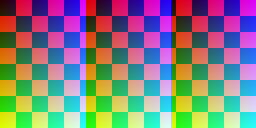
#> input picture desktop/tests/fixtures/panorama.png, 256 x 128 px
$ python pano_to_views.py --input ../../desktop/tests/fixtures/panorama.png --output out.png
#> lines starting #> are read from the running program, lines starting #| are printed output that depends on the picture
### app/pipeline/view_suggestions.py
"""Explainable view settings from source metadata and successful local runs."""

from app.paths import ROOT, WORKSPACE

from copy import deepcopy
from functools import lru_cache
import hashlib
import math
import json
import uuid
from pathlib import Path

import cv2

from app.pipeline.sampling_policy import recommended_sample_every


IMAGE_SUFFIXES = {".jpg", ".jpeg", ".png", ".webp"}
PROFILE_CACHE = WORKSPACE / 'web_data' / 'source_profiles'
PRESETS = {
    "preview": {"resolution": 640, "video_resolution": 960, "gap": .30, "overlap": .30},
    "high": {"resolution": 1024, "video_resolution": 1536, "gap": .20, "overlap": .50},
    "ultra": {"resolution": 1536, "video_resolution": 2048, "gap": .15, "overlap": .50},
}


# [6 lines left out: function positive_number, not called in this run]


def probe_source(source: Path):
    stat = source.stat()
    return deepcopy(_probe_cached(str(source.resolve()), stat.st_size, stat.st_mtime_ns))
#> in _probe_cached, decoded is the input picture: shape (128, 256, 3); mean B, G, R 127.5, 127, 130


@lru_cache(maxsize=128)
def _probe_cached(filename, size, modified_ns):
    source = Path(filename)
    if source.suffix.lower() in {".insv", ".insp"}:
        raise ValueError("กรุณา Export ไฟล์ดิบเป็น 360 MP4 ด้วย Insta360 Studio ก่อน")
    cache_key = hashlib.sha256(repr(('v1', filename, size, modified_ns)).encode()).hexdigest()
    cache_file = PROFILE_CACHE / (cache_key + '.json')
    try:
        cached = json.loads(cache_file.read_text(encoding='utf8'))
        if (cached.get('name') == source.name and cached.get('file_size') == size
                and cached.get('modified_ns') == modified_ns and cached.get('width', 0) > 0
                and cached.get('height', 0) > 0 and cached.get('fingerprint')):
            return cached
    except (OSError, ValueError, TypeError, AttributeError):
        pass
    image = source.suffix.lower() in IMAGE_SUFFIXES
    fps, frame_count = None, 1 if image else None
    if image:
        decoded = cv2.imread(str(source), cv2.IMREAD_COLOR)
        if decoded is None:
            raise ValueError("อ่านภาพต้นฉบับไม่ได้")
        height, width = decoded.shape[:2]
    else:
        capture = cv2.VideoCapture(str(source))
        try:
            if not capture.isOpened():
                raise ValueError("อ่านวิดีโอต้นฉบับไม่ได้")
            fps = positive_number(capture.get(cv2.CAP_PROP_FPS))
            count = positive_number(capture.get(cv2.CAP_PROP_FRAME_COUNT))
            frame_count = int(count) if count else None
            # Decode one frame to confirm dimensions rather than trusting headers.
            ok, decoded = capture.read()
            if not ok or decoded is None:
                raise ValueError("ไม่พบเฟรมที่อ่านได้ในวิดีโอ")
            height, width = decoded.shape[:2]
        finally:
            capture.release()
    fingerprint = hashlib.sha256(str(size).encode())
    with source.open("rb") as handle:
        fingerprint.update(handle.read(65536))
        if size > 65536:
            handle.seek(max(65536, size - 65536))
            fingerprint.update(handle.read(65536))
    panorama = abs(width / height - 2.0) < .08
    profile = {
        "name": source.name, "kind": "image" if image else "video",
        "width": width, "height": height, "fps": fps, "frame_count": frame_count,
        "duration_seconds": frame_count / fps if not image and frame_count and fps else None,
        "aspect_ratio": round(width / height, 5),
        "detected_projection": "panorama" if panorama else "walkthrough",
        "fingerprint": fingerprint.hexdigest(), "file_size": size,
        "modified_ns": modified_ns,
    }
    temporary = PROFILE_CACHE / (uuid.uuid4().hex + '.tmp')
    try:
        PROFILE_CACHE.mkdir(parents=True, exist_ok=True)
        temporary.write_text(json.dumps(profile), encoding='utf8')
        temporary.replace(cache_file)
    except OSError:
        pass  # Metadata discovery still works on a read-only installation.
    finally:
        temporary.unlink(missing_ok=True)
    return profile


# [119 lines left out: functions view_estimate, suggest_view_settings, not called in this run]

### app/pipeline/capture_preview.py
"""Exact clip/sampling plan and bounded, on-demand source image previews."""

from app.paths import ROOT
from app.runtime.python_command import module_command
from functools import lru_cache
from pathlib import Path
import math
import threading
import json
import os
import struct
import subprocess
import sys

import cv2
import numpy as np

from app.pipeline.pano_to_views import panorama_angles, project_frame

DECODERS = threading.BoundedSemaphore(1)


class PreviewBusy(RuntimeError):
    pass


# [20 lines left out: functions preview_worker, _preview_profile, not called in this run]


def preview_profile(source):
    stat = source.stat()
    return _preview_profile(str(source.resolve()), stat.st_size, stat.st_mtime_ns)


def sampling_plan(profile, settings):
    start = float(settings.get('start_seconds', 0) or 0)
    end = float(settings.get('end_seconds', 0) or 0)
    if not math.isfinite(start) or not math.isfinite(end) or start < 0 or end < 0:
        raise ValueError('เวลาเริ่มและเวลาจบต้องเป็นตัวเลขตั้งแต่ 0 ขึ้นไป')
    video = profile['kind'] == 'video'
    fps, count = profile.get('fps'), profile.get('frame_count')
    duration = profile.get('duration_seconds')
    if (start or end) and (not video or not fps or not count):
        raise ValueError('เลือกช่วงเวลาได้เฉพาะวิดีโอที่อ่าน FPS และจำนวนเฟรมได้')
    if end and (end <= start or (duration and end > duration + 1e-6)):
        raise ValueError('เวลาจบต้องมากกว่าเวลาเริ่มและไม่เกินความยาววิดีโอ')
    if duration and start >= duration:
        raise ValueError('เวลาเริ่มต้องอยู่ภายในวิดีโอ')
    start_frame = math.ceil(start * fps - 1e-8) if video and fps else 0
    end_frame = min(count, math.ceil(end * fps - 1e-8)) if end else count
    if end_frame is not None and start_frame >= end_frame:
        raise ValueError('ช่วงที่เลือกไม่มีเฟรม กรุณาขยายช่วงเวลา')
    requested = max(1, int(settings.get('sample_every', 1)))
    interval = min(requested, max(1, int(fps * .3))) if video and fps and settings.get('sampling_guard','auto') != 'manual' else requested
    positions = math.ceil((end_frame - start_frame) / interval) if end_frame is not None else None
    panorama = settings.get('projection', 'auto') == 'panorama' or (
        settings.get('projection', 'auto') == 'auto' and profile['detected_projection'] == 'panorama')
    if panorama and abs(profile['aspect_ratio'] - 2) >= .08:
        raise ValueError('ภาพนี้ไม่ใช่ 360 แบบ 2:1 กรุณาใช้ไฟล์ Export แบบ 360 Video')
    directions = panorama_angles(int(settings.get('views', 8)), settings.get('quality', 'high')) if panorama else [(0., 0.)]
    return {'start_frame': start_frame, 'end_frame': end_frame,
            'effective_sample_every': interval, 'requested_sample_every': requested,
            'start_seconds': start_frame / fps if video and fps else 0,
            'end_seconds': end_frame / fps if video and fps and end_frame is not None else None,
            'sample_gap_seconds': interval / fps if video and fps else None,
            'positions': positions, 'views_per_frame': len(directions),
            'total_views': positions * len(directions) if positions else None,
            'panorama': panorama,
            'directions': [{'yaw': yaw, 'pitch': pitch} for yaw, pitch in directions]}


# [49 lines left out: functions five_second_settings, decoded_frame, preview_jpeg, not called in this run]

### app/pipeline/pano_to_views.py
#!/usr/bin/env python3
"""Convert an equirectangular 360 image/video into perspective views."""

from __future__ import annotations

import argparse
import json
import math
from pathlib import Path

import cv2
import numpy as np


# [69 lines left out: functions perspective_map, frames_from_input, project_frame, not called in this run]


def panorama_angles(views: int, quality: str):
    angles = [(float(yaw), 0.0) for yaw in np.linspace(0, 360, views, endpoint=False)]
    if quality in {"high", "ultra"}:
        vertical_views = max(4, int(math.ceil(views / 2)))
        for pitch in (-55.0, 55.0):
            angles.extend(
                (float(yaw), pitch)
                for yaw in np.linspace(0, 360, vertical_views, endpoint=False)
            )
    return angles


# [58 lines left out: function main, not called in this run]
    args.output.mkdir(parents=True, exist_ok=True)

    first = True
    frames = []
    source_mode = None
    for frame_index, pano in frames_from_input(args.input, plan['effective_sample_every'],
                                              plan['start_frame'], plan['end_frame']):
        is_panorama = args.projection == 'panorama' or (
            args.projection == 'auto' and abs(pano.shape[1] / pano.shape[0] - 2.0) < 0.08
        )
        source_mode = 'panorama' if is_panorama else 'walkthrough_video'
        if first:
            map_x, map_y, focal = perspective_map(args.width, args.height, args.fov, 0, 0)
            first = False
        angles = panorama_angles(args.views, args.quality) if is_panorama else [(0.0, 0.0)]
        for view_index, (yaw, pitch) in enumerate(angles):
            view = project_frame(pano, args.width, args.height, args.fov, yaw, pitch, is_panorama)
            name = f'frame_{frame_index:06d}_view_{view_index:02d}.jpg'
            if not cv2.imwrite(str(args.output / name), view, [cv2.IMWRITE_JPEG_QUALITY, 92]):
                raise RuntimeError(f'Cannot write generated view: {name}')
            frames.append({'file_path': name, 'transform_matrix': np.eye(4).tolist(),
                           'yaw_deg': yaw, 'pitch_deg': pitch, 'frame_index': frame_index})

    if not frames:
        raise ValueError('No readable frames in the selected clip')
    meta = {'camera_model': 'PINHOLE', 'fl_x': focal, 'fl_y': focal,
            'cx': (args.width - 1) / 2, 'cy': (args.height - 1) / 2,
            'w': args.width, 'h': args.height, 'frames': frames,
            'source_mode': source_mode,
            'source_name': args.input.name, 'capture_plan': plan,
            'settings': {'width': args.width, 'height': args.height, 'fov': args.fov,
                         'views': args.views, 'quality': args.quality, 'projection': args.projection,
                         'sample_every': plan['effective_sample_every'],
                         'requested_sample_every': args.sample_every,
                         'start_seconds': args.start_seconds, 'end_seconds': args.end_seconds},
            'warning': 'Placeholder poses: use COLMAP/SLAM poses for real 3D reconstruction.'}
    (args.output / 'transforms.json').write_text(json.dumps(meta, indent=2), encoding='utf-8')
    print(f'Wrote {len(frames)} perspective views to {args.output}')
    print(f'Wrote {args.output / "transforms.json"}')


if __name__ == '__main__':
    main()
#> in main, `is_panorama = args.projection == 'panorama' or ( args.projection == 'a..`: is_panorama = True
#> in main, `source_mode = 'panorama' if is_panorama else 'walkthrough_video'`: source_mode = 'panorama'
#> in main, `angles = panorama_angles(args.views, args.quality) if is_panorama else..`: angles = [(0, 0), (45, 0), (90, 0), (135, 0), (180, 0), (225, 0), (270, 0), (315, 0), (0, -55), (90, -55), (180, -55), (270, -55), (0, 55), (90, 55), (180, 55), (270, 55)]
#> the loop in main, `for view_index, (yaw, pitch) in enumerate(angles):` made 16 passes
#> pass 1, in perspective_map (call 2), `xx = (x - (width - 1) / 2.0) / f`:
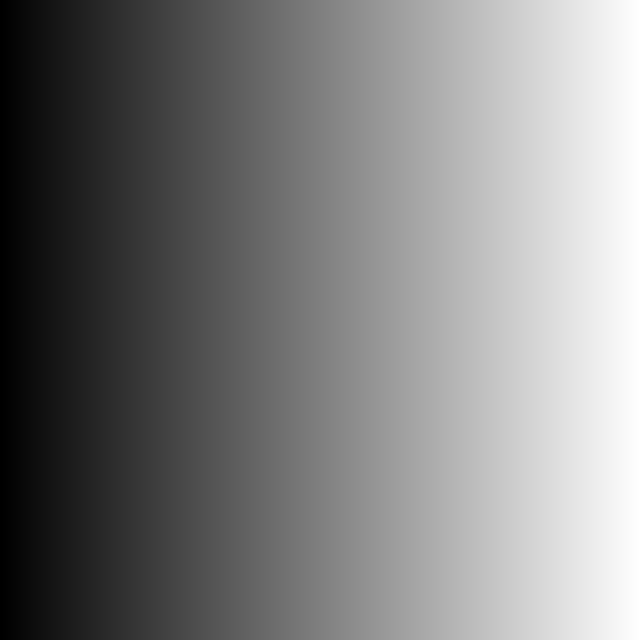
#> xx: shape (640, 640) float64; min -0.998, max 0.998, mean 0; drawn with min black and max white
#> pass 1, in perspective_map (call 2), `yy = (y - (height - 1) / 2.0) / f`:
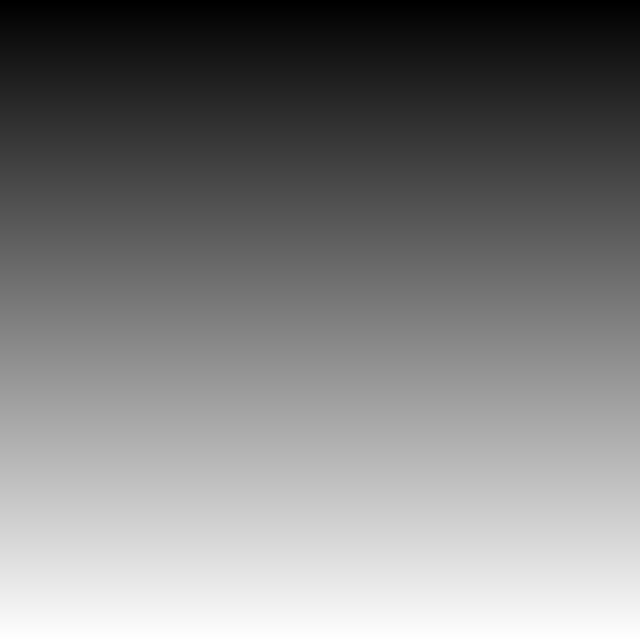
#> yy: shape (640, 640) float64; min -0.998, max 0.998, mean 2.22e-17; drawn with min black and max white
#> pass 1, in perspective_map (call 2), `rays = np.stack([xx, -yy, np.ones_like(xx)], axis=-1)`:
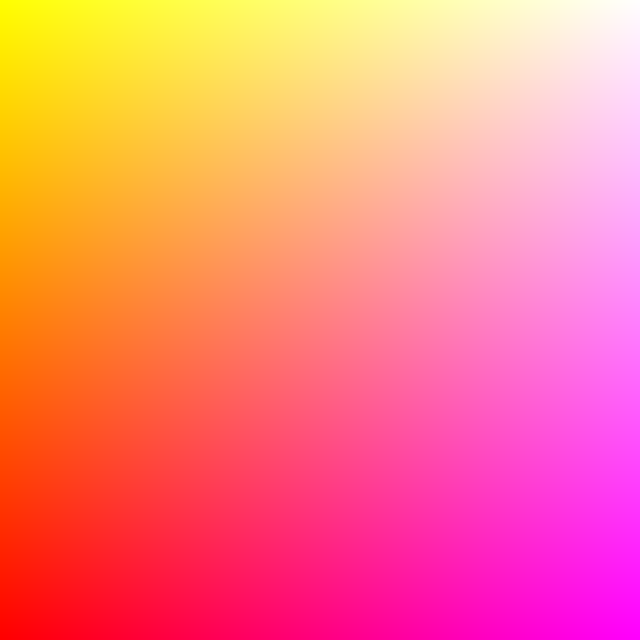
#> rays: shape (640, 640, 3) float64; mean of channels 0, 1, 2 -2.39e-20, -1.82e-17, 1; drawn with min black and max white
#> pass 1, in perspective_map (call 2), `rays /= np.linalg.norm(rays, axis=-1, keepdims=True)`:
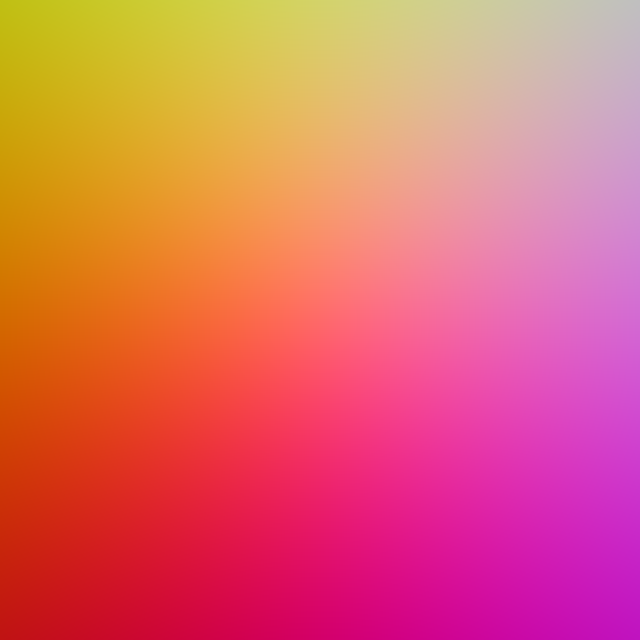
#> rays: shape (640, 640, 3) float64; mean of channels 0, 1, 2 6.52e-19, -2.94e-17, 0.793; drawn with min black and max white
#> after the loop in main, `for view_index, (yaw, pitch) in enumerate(angles):`: frames = 16 items
#| Wrote 16 perspective views to out.png
